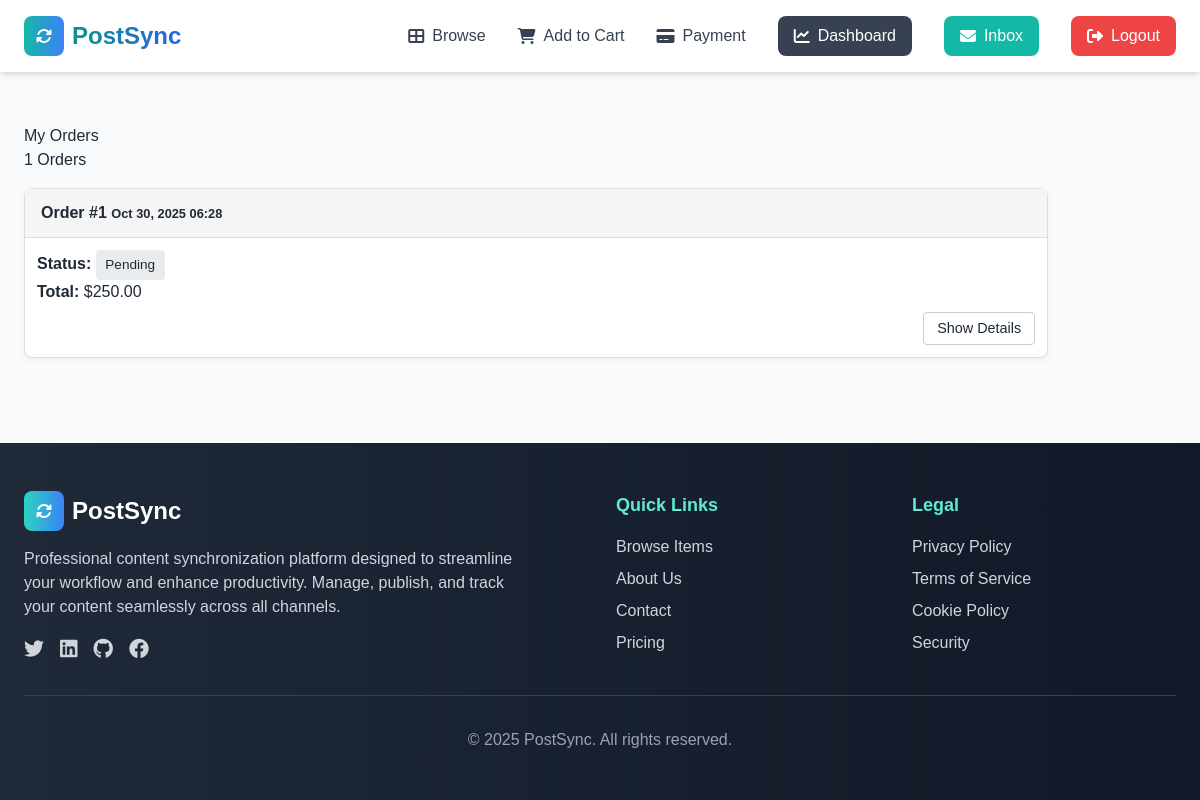
/cart/orders/ (signed in), run on an earlier commit of the app's database.
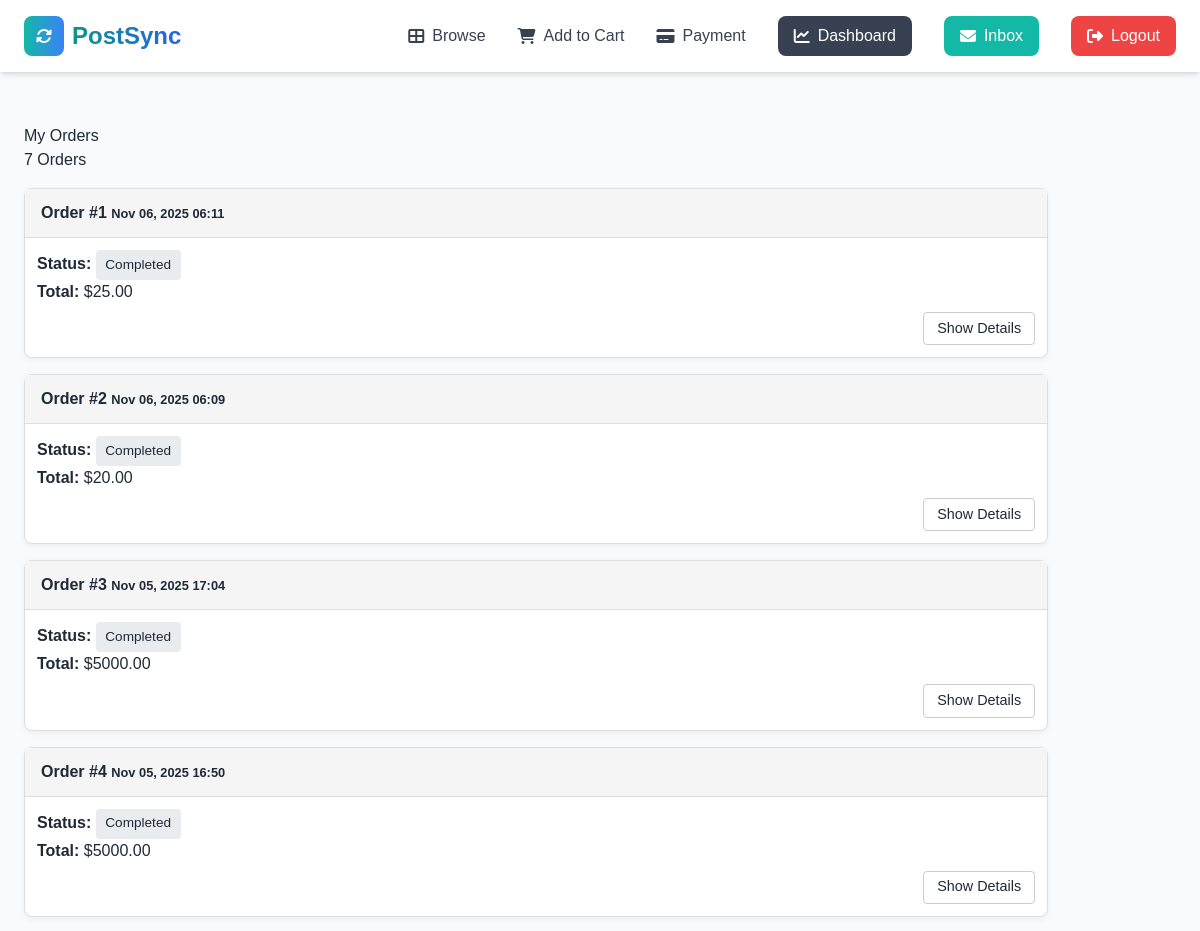
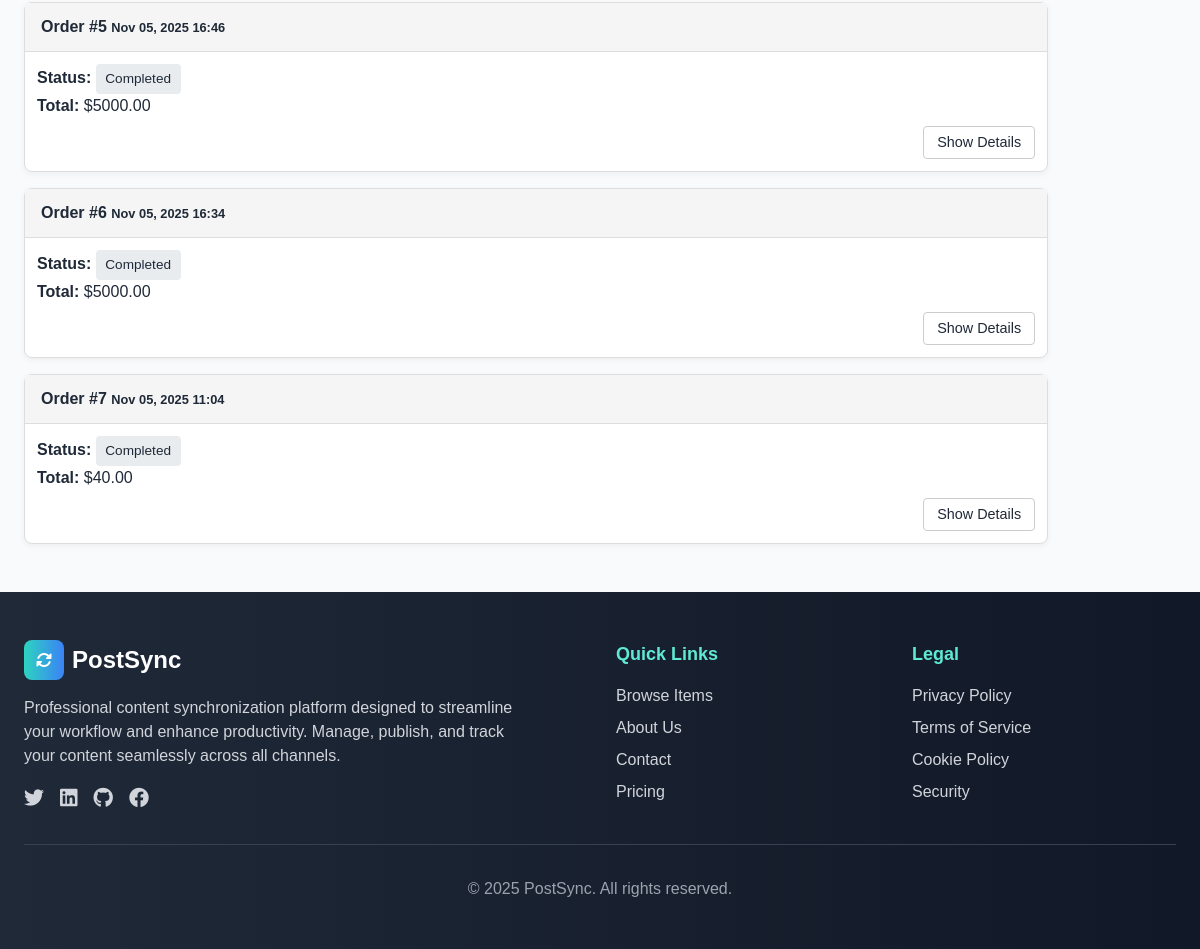
And on a later commit of the database (2 pictures, top to bottom).
### cart/models.py (models this page shows, shortened)
class Payment(models.Model):
    user = models.ForeignKey(User, on_delete=models.CASCADE)
    amount = models.DecimalField(max_digits=10, decimal_places=2)
    stripe_payment_intent = models.CharField(max_length=255, null=True, blank=True)
    stripe_session_id = models.CharField(max_length=255, null=True, blank=True)
    currency = models.CharField(max_length=10, default='usd')
    status = models.CharField(max_length=50, default='pending')
    created_at = models.DateTimeField(auto_now_add=True)

### cart/views.py (the view)
# urls.py: path('orders/', views.order_history, name='order_history'),
@login_required
def order_history(request):
    payments = Payment.objects.filter(user=request.user).order_by('-created_at')
    return render(request, 'cart/order_history.html', {'payments': payments})

### cart/models.py (called while the page is built)
    def subtotal(self):
        return self.price * self.quantity

### cart/templates/cart/order_history.html (shortened to what this page needs)
{% extends 'core/base.html' %}
{% block content %}
<div class="container mt-5">
    <div class="d-flex justify-content-between align-items-center mb-4">
        <h2 class="fw-semibold">My Orders</h2>
        <span>{{ payments|length }} Orders</span>
    </div>
    {% if payments %}
        {% for p in payments %}
        <div class="card order-card mb-4 ">
            <div class="card-header d-flex justify-content-between ">
                <span>Order #{{ forloop.counter }}</span>
                <small>{{ p.created_at|date:"M d, Y H:i" }}</small>
            </div>
            <div class="card-body p-3">
                <div class="d-flex justify-content-between align-items-center mb-2">
                    <p class="mb-0">
                        <strong>Status:</strong>
                        <span class="status-badge">{{ p.status|title }}</span>
                    </p>
                    <p class="mb-0">
                        <strong>Total:</strong> ${{ p.amount }}
                    </p>
                </div>
                <div class="text-end">
                    <button class="toggle-details" data-target="order-{{ forloop.counter }}">
                        Show Details
                    </button>
                </div>
            </div>
        </div>
        {% endfor %}
    {% endif %}
</div>
{% endblock %}

### core/templates/core/base.html (shortened to what this page needs)
<!DOCTYPE html>
<html lang="en">
<head>
    <script src="https://cdn.tailwindcss.com"></script>
    <link rel="stylesheet" href="https://cdnjs.cloudflare.com/ajax/libs/font-awesome/6.4.0/css/all.min.css">
</head>
<body class="bg-gray-50 text-gray-800 min-h-screen flex flex-col">
    <nav class="bg-white shadow-md py-4 px-6 flex justify-between items-center sticky top-0 z-50">
    <div class="flex items-center space-x-2">
        <div class="w-10 h-10 bg-gradient-to-r from-teal-500 to-blue-500 rounded-lg flex items-center justify-center">
            <i class="fas fa-sync-alt text-white"></i>
        </div>
        <a href="/" class="text-2xl font-bold bg-gradient-to-r from-teal-600 to-blue-600 bg-clip-text text-transparent">PostSync</a>
    </div>
    <div class="hidden md:flex items-center space-x-8">
        <a href="{% url 'item:items' %}" class="text-gray-700 hover:text-teal-600 font-medium transition-colors duration-300 flex items-center">
            <i class="fas fa-th-large mr-2"></i> Browse
        </a>
        {% if request.user.is_authenticated %}
            {% if request.user.is_staff %}
                <a href="{% url 'item:new' %}" class="text-gray-700 hover:text-teal-600 font-medium transition-colors duration-300 flex items-center">
                    <i class="fas fa-plus-circle mr-2"></i> Add Item
                </a>
                <a href="{% url 'analytics:dashboard' %}" class="px-4 py-2 bg-gray-700 text-white rounded-lg hover:bg-gray-800 transition-colors duration-300 flex items-center">
                    <i class="fas fa-chart-line mr-2"></i> Analytics
                </a>
            {% else %}
                <a href="{% url 'cart:view_cart' %}" class="text-gray-700 hover:text-teal-600 font-medium transition-colors duration-300 flex items-center">
                    <i class="fas fa-shopping-cart mr-2"></i> Add to Cart
                </a>
                <a href="{% url 'cart:order_history' %}" class="text-gray-700 hover:text-teal-600 font-medium transition-colors duration-300 flex items-center">
                    <i class="fas fa-credit-card mr-2"></i> Payment
                </a>
                <a href="{% url 'dashboard:index' %}" class="px-4 py-2 bg-gray-700 text-white rounded-lg hover:bg-gray-800 transition-colors duration-300 flex items-center">
                    <i class="fas fa-chart-line mr-2"></i> Dashboard
                </a>
            {% endif %}
            <a href="#" class="px-4 py-2 bg-teal-500 text-white rounded-lg hover:bg-teal-600 transition-colors duration-300 flex items-center">
                <i class="fas fa-envelope mr-2"></i> Inbox
            </a>
            <a href="{% url 'core:logout' %}" class="px-4 py-2 bg-red-500 text-white rounded-lg hover:bg-red-600 transition-colors duration-300 flex items-center">
                <i class="fas fa-sign-out-alt mr-2"></i> Logout
            </a>
        {% endif %}
    </div>
</nav>
    <main class="flex-grow px-6 py-8 max-w-7xl mx-auto w-full animate-fade-in">
        {% block content %}{% endblock %}
    </main>
    <footer class="bg-gradient-to-r from-gray-800 to-gray-900 text-white py-12 px-6">
        <div class="max-w-7xl mx-auto grid grid-cols-1 md:grid-cols-4 gap-8">
            <div class="col-span-1 md:col-span-2">
                <div class="flex items-center space-x-2 mb-4">
                    <div class="w-10 h-10 bg-gradient-to-r from-teal-400 to-blue-500 rounded-lg flex items-center justify-center">
                        <i class="fas fa-sync-alt text-white"></i>
                    </div>
                    <h3 class="text-2xl font-bold">PostSync</h3>
                </div>
                <p class="text-gray-300 mb-4 max-w-lg">
                    Professional content synchronization platform designed to streamline your workflow and enhance productivity.
                    Manage, publish, and track your content seamlessly across all channels.
                </p>
                <div class="flex space-x-4">
                    <a href="#" class="text-gray-300 hover:text-white transition-colors">
                        <i class="fab fa-twitter text-xl"></i>
                    </a>
                    <a href="#" class="text-gray-300 hover:text-white transition-colors">
                        <i class="fab fa-linkedin text-xl"></i>
                    </a>
                    <a href="#" class="text-gray-300 hover:text-white transition-colors">
                        <i class="fab fa-github text-xl"></i>
                    </a>
                    <a href="#" class="text-gray-300 hover:text-white transition-colors">
                        <i class="fab fa-facebook text-xl"></i>
                    </a>
                </div>
            </div>
            <div>
                <h4 class="text-lg font-semibold mb-4 text-teal-300">Quick Links</h4>
                <ul class="space-y-2">
                    <li><a href="{% url 'item:items' %}" class="text-gray-300 hover:text-white transition-colors">Browse Items</a></li>
                    <li><a href="#" class="text-gray-300 hover:text-white transition-colors">About Us</a></li>
                    <li><a href="#" class="text-gray-300 hover:text-white transition-colors">Contact</a></li>
                    <li><a href="" class="text-gray-300 hover:text-white transition-colors">Pricing</a></li>
                </ul>
            </div>
            <div>
                <h4 class="text-lg font-semibold mb-4 text-teal-300">Legal</h4>
                <ul class="space-y-2">
                    <li><a href="#" class="text-gray-300 hover:text-white transition-colors">Privacy Policy</a></li>
                    <li><a href="#" class="text-gray-300 hover:text-white transition-colors">Terms of Service</a></li>
                    <li><a href="#" class="text-gray-300 hover:text-white transition-colors">Cookie Policy</a></li>
                    <li><a href="#" class="text-gray-300 hover:text-white transition-colors">Security</a></li>
                </ul>
            </div>
        </div>
        <div class="max-w-7xl mx-auto mt-8 pt-8 border-t border-gray-700 text-center text-gray-400">
            <p>&copy; {% now "Y" %} PostSync. All rights reserved.</p>
        </div>
    </footer>
</body>
</html>

### core/templates/core/base.html (style rules this page uses)
.animate-fade-in { animation: fadeIn 0.5s ease-out; }

### cart/templates/cart/order_history.html (style rules this page uses)
body { background-color: #f8f9fa; font-family: "Poppins", sans-serif; }
.order-card { background-color: #fff; border: 1px solid #ddd; border-radius: 8px; box-shadow: 0 2px 6px rgba(0, 0, 0, 0.05); transition: transform 0.2s ease; }
.card-header { background-color: #f5f5f5; padding: 0.75rem 1rem; font-weight: 600; border-bottom: 1px solid #ddd; }
.status-badge { font-size: 0.85rem; padding: 0.3rem 0.6rem; border-radius: 4px; background-color: #e9ecef; display: inline-block; }
.toggle-details { font-size: 0.9rem; border: 1px solid #ccc; background: none; padding: 0.3rem 0.8rem; border-radius: 4px; cursor: pointer; transition: background 0.2s; }

What changed in the data, as far as the page shows it:
removed Payment: created_at "Oct 30, 2025 06:28", status "Pending", amount "250.00"
added Payment: created_at "Nov 06, 2025 06:11", status "Completed", amount "25.00"
added Payment: created_at "Nov 06, 2025 06:09", status "Completed", amount "20.00"
added Payment: created_at "Nov 05, 2025 17:04", status "Completed", amount "5000.00"
added Payment: created_at "Nov 05, 2025 16:50", status "Completed", amount "5000.00"
added Payment: created_at "Nov 05, 2025 16:46", status "Completed", amount "5000.00"
added Payment: created_at "Nov 05, 2025 16:34", status "Completed", amount "5000.00"
added Payment: created_at "Nov 05, 2025 11:04", status "Completed", amount "40.00"
Also different on the page:
{{ payments|length }}: "1" → "7"
